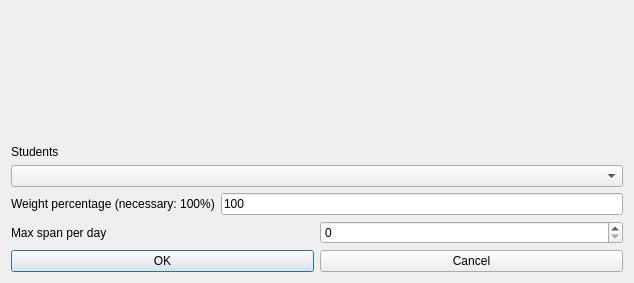
<?xml version="1.0" encoding="UTF-8"?>
<ui version="4.0">
 <class>ModifyConstraintStudentsSetMaxSpanPerDayForm_template</class>
 <widget class="QDialog" name="ModifyConstraintStudentsSetMaxSpanPerDayForm_template">
  <property name="geometry">
   <rect>
    <x>0</x>
    <y>0</y>
    <width>634</width>
    <height>283</height>
   </rect>
  </property>
  <property name="windowTitle">
   <string extracomment="This is the title of the dialog to modify a constraint of this type">Modify students set max span per day</string>
  </property>
  <layout class="QGridLayout" name="gridLayout">
   <item row="3" column="0">
    <layout class="QHBoxLayout" name="horizontalLayout_2">
     <item>
      <widget class="QLabel" name="textLabel1">
       <property name="text">
        <string>Max span per day</string>
       </property>
       <property name="wordWrap">
        <bool>false</bool>
       </property>
      </widget>
     </item>
     <item>
      <widget class="QSpinBox" name="maxSpanSpinBox"/>
     </item>
    </layout>
   </item>
   <item row="4" column="0">
    <layout class="QHBoxLayout">
     <item>
      <widget class="QPushButton" name="okPushButton">
       <property name="text">
        <string>OK</string>
       </property>
      </widget>
     </item>
     <item>
      <widget class="QPushButton" name="cancelPushButton">
       <property name="text">
        <string>Cancel</string>
       </property>
      </widget>
     </item>
    </layout>
   </item>
   <item row="0" column="0">
    <spacer name="spacer9">
     <property name="orientation">
      <enum>Qt::Vertical</enum>
     </property>
     <property name="sizeType">
      <enum>QSizePolicy::Expanding</enum>
     </property>
     <property name="sizeHint" stdset="0">
      <size>
       <width>20</width>
       <height>30</height>
      </size>
     </property>
    </spacer>
   </item>
   <item row="1" column="0">
    <layout class="QVBoxLayout" name="verticalLayout">
     <item>
      <widget class="QLabel" name="studentsTextLabel">
       <property name="frameShape">
        <enum>QFrame::NoFrame</enum>
       </property>
       <property name="frameShadow">
        <enum>QFrame::Plain</enum>
       </property>
       <property name="text">
        <string>Students</string>
       </property>
       <property name="wordWrap">
        <bool>false</bool>
       </property>
      </widget>
     </item>
     <item>
      <widget class="QComboBox" name="studentsComboBox">
       <property name="editable">
        <bool>false</bool>
       </property>
       <property name="insertPolicy">
        <enum>QComboBox::NoInsert</enum>
       </property>
       <property name="duplicatesEnabled">
        <bool>false</bool>
       </property>
      </widget>
     </item>
    </layout>
   </item>
   <item row="2" column="0">
    <layout class="QHBoxLayout" name="horizontalLayout">
     <item>
      <widget class="QLabel" name="weightTextLabel">
       <property name="frameShape">
        <enum>QFrame::NoFrame</enum>
       </property>
       <property name="frameShadow">
        <enum>QFrame::Plain</enum>
       </property>
       <property name="text">
        <string>Weight percentage (necessary: 100%)</string>
       </property>
       <property name="wordWrap">
        <bool>false</bool>
       </property>
      </widget>
     </item>
     <item>
      <widget class="QLineEdit" name="weightLineEdit">
       <property name="text">
        <string notr="true">100</string>
       </property>
      </widget>
     </item>
    </layout>
   </item>
  </layout>
 </widget>
 <layoutdefault spacing="6" margin="11"/>
 <resources/>
 <connections/>
</ui>
